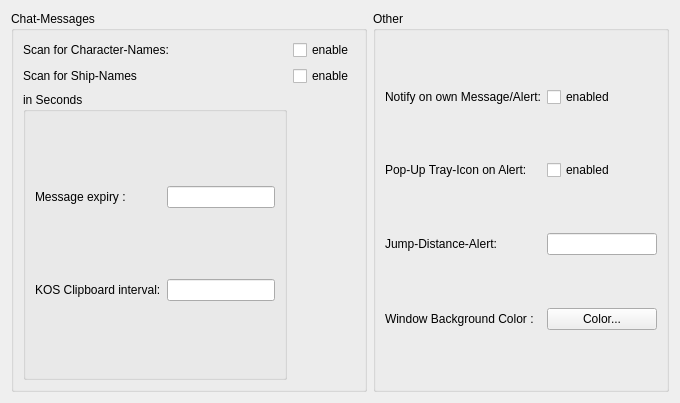
<?xml version="1.0" encoding="UTF-8"?>
<ui version="4.0">
 <class>Form</class>
 <widget class="QWidget" name="Form">
  <property name="geometry">
   <rect>
    <x>0</x>
    <y>0</y>
    <width>680</width>
    <height>403</height>
   </rect>
  </property>
  <property name="windowTitle">
   <string>Form</string>
  </property>
  <layout class="QVBoxLayout" name="verticalLayout">
   <item>
    <layout class="QHBoxLayout" name="horizontalLayout">
     <item>
      <widget class="QGroupBox" name="groupBox_3">
       <property name="title">
        <string>Chat-Messages</string>
       </property>
       <property name="flat">
        <bool>true</bool>
       </property>
       <layout class="QGridLayout" name="gridLayout_9">
        <item row="1" column="1">
         <widget class="QCheckBox" name="checkShipNames">
          <property name="toolTip">
           <string>analyse Chat-Messages for Ship-Names and provide a link to zKillboard</string>
          </property>
          <property name="text">
           <string>enable</string>
          </property>
         </widget>
        </item>
        <item row="0" column="1">
         <widget class="QCheckBox" name="checkScanCharacter">
          <property name="toolTip">
           <string>scan messages for Character-Names and provide a link to zKillboard</string>
          </property>
          <property name="text">
           <string>enable</string>
          </property>
         </widget>
        </item>
        <item row="1" column="0">
         <widget class="QLabel" name="label_19">
          <property name="text">
           <string>Scan for Ship-Names</string>
          </property>
         </widget>
        </item>
        <item row="0" column="0">
         <widget class="QLabel" name="label_18">
          <property name="text">
           <string>Scan for Character-Names:</string>
          </property>
         </widget>
        </item>
        <item row="2" column="0">
         <widget class="QGroupBox" name="groupBox_6">
          <property name="title">
           <string>in Seconds</string>
          </property>
          <property name="flat">
           <bool>true</bool>
          </property>
          <layout class="QGridLayout" name="gridLayout_10">
           <item row="0" column="0">
            <widget class="QLabel" name="label_20">
             <property name="text">
              <string>Message expiry :</string>
             </property>
            </widget>
           </item>
           <item row="1" column="0">
            <widget class="QLabel" name="label_21">
             <property name="text">
              <string>KOS Clipboard interval:</string>
             </property>
            </widget>
           </item>
           <item row="0" column="1">
            <widget class="QLineEdit" name="txtMessageExpiry">
             <property name="toolTip">
              <string>how long to keep messages in the Chat-History</string>
             </property>
            </widget>
           </item>
           <item row="1" column="1">
            <widget class="QLineEdit" name="txtKosInterval"/>
           </item>
          </layout>
         </widget>
        </item>
       </layout>
      </widget>
     </item>
     <item>
      <widget class="QGroupBox" name="groupBox_5">
       <property name="toolTip">
        <string/>
       </property>
       <property name="title">
        <string>Other</string>
       </property>
       <property name="flat">
        <bool>true</bool>
       </property>
       <layout class="QGridLayout" name="gridLayout_8">
        <item row="3" column="1">
         <widget class="QLineEdit" name="txtJumpDistance">
          <property name="toolTip">
           <string>How many systems away should the messages be scanned for, before being alerted</string>
          </property>
          <property name="maxLength">
           <number>1</number>
          </property>
         </widget>
        </item>
        <item row="1" column="0">
         <widget class="QLabel" name="label_15">
          <property name="text">
           <string>Notify on own Message/Alert:</string>
          </property>
         </widget>
        </item>
        <item row="1" column="1">
         <widget class="QCheckBox" name="checkNotifyOwn">
          <property name="toolTip">
           <string>should an Alert be raised for you if your own Character enters it in a Chat-Room</string>
          </property>
          <property name="text">
           <string>enabled</string>
          </property>
         </widget>
        </item>
        <item row="3" column="0">
         <widget class="QLabel" name="label_16">
          <property name="text">
           <string>Jump-Distance-Alert:</string>
          </property>
         </widget>
        </item>
        <item row="2" column="0">
         <widget class="QLabel" name="label_14">
          <property name="text">
           <string>Pop-Up Tray-Icon on Alert:</string>
          </property>
         </widget>
        </item>
        <item row="2" column="1">
         <widget class="QCheckBox" name="checkPopupNotification">
          <property name="toolTip">
           <string>Pop-Up the Tray-Icon with a brief notification about an Alert</string>
          </property>
          <property name="text">
           <string>enabled</string>
          </property>
         </widget>
        </item>
        <item row="4" column="0">
         <widget class="QLabel" name="label_17">
          <property name="text">
           <string>Window Background Color :</string>
          </property>
         </widget>
        </item>
        <item row="4" column="1">
         <widget class="QPushButton" name="btnColor">
          <property name="toolTip">
           <string>change background color of all Windows (may require restart)</string>
          </property>
          <property name="text">
           <string>Color...</string>
          </property>
         </widget>
        </item>
       </layout>
      </widget>
     </item>
    </layout>
   </item>
   <item>
    <layout class="QGridLayout" name="gridLayout"/>
   </item>
  </layout>
 </widget>
 <resources/>
 <connections/>
</ui>
